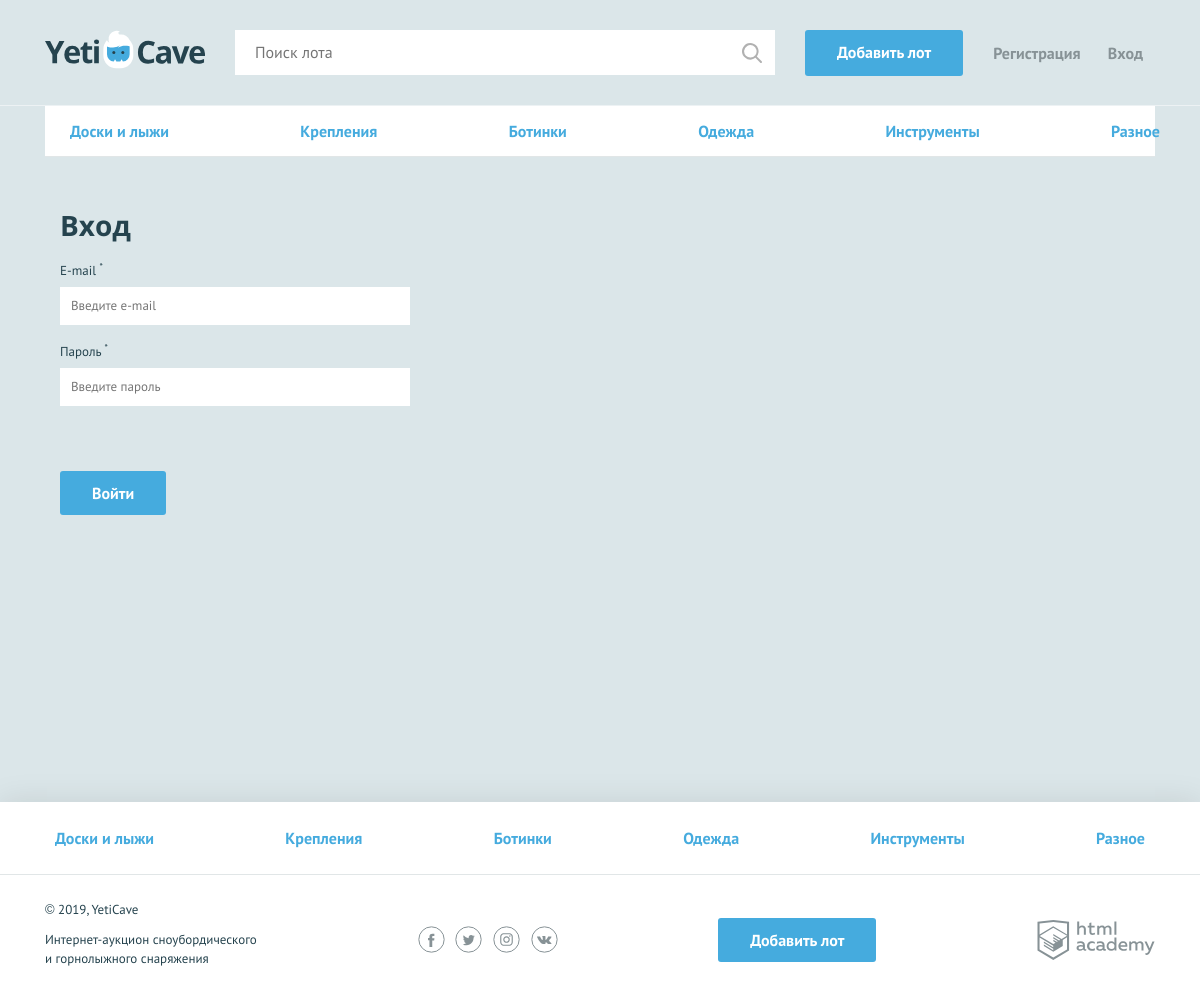
Page /signin.php on the committed database.
### tables this page shows
CREATE TABLE categories (
  id INT AUTO_INCREMENT PRIMARY KEY,
  character_code VARCHAR(128) UNIQUE,
  name_category VARCHAR(128)
);

### helpers.php (called while the page is built, shortened)
<?php
function include_template($name, array $data = []) {
    $name = 'templates/' . $name;
    extract($data);
    require $name;
    return ob_get_clean();
}

### models.php (called while the page is built, shortened)
<?php
 $sql_cat = "SELECT * FROM categories";

### functions.php (called while the page is built, shortened)
<?php
function get_data($con,$sql)
{
    $result = mysqli_query($con, $sql);
    if ($result) {
      return mysqli_fetch_all($result, MYSQLI_ASSOC);
    } else {
        $error = mysqli_error($con);
    }
};

### init.php (called while the page is built, shortened)
<?php
$is_auth = !empty($_SESSION["name"]);

### templates/signin.php (the view, shortened to what this page needs)
<main>
    <nav class="nav">
        <ul class="nav__list container">
        <?php foreach ($categories as $category): ?>
            <li class="nav__item">
                <a href="pages/all-lots.html"><?= $category["name_category"]; ?></a>
            </li>
            <?php endforeach; ?>
        </ul>
    </nav>
<?php $classname = isset($errors) ? "form--invalid" : ""; ?>
<form class="form container <?= $classname; ?>" action="signin.php" method="post">
      <h2>Вход</h2>
      <?php $classname = isset($errors["email"]) ? "form__item--invalid" : ""; ?>
      <div class="form__item <?= $classname; ?>">
        <label for="email">E-mail <sup>*</sup></label>
        <input id="email" type="text" name="email" placeholder="Введите e-mail" value="<?= $user_info['email'] ;?>">
      </div>
      <?php $classname = isset($errors["password"]) ? "form__item--invalid" : ""; ?>
      <div class="form__item form__item--last <?= $classname; ?>">
        <label for="password">Пароль <sup>*</sup></label>
        <input id="password" type="password" name="password" placeholder="Введите пароль" value="<?= $user_info['password']; ?>">
      </div>
      <button type="submit" class="button">Войти</button>
</form>
</main>

### templates/layout.php (shortened to what this page needs)
<!DOCTYPE html>
<html lang="ru">
<head>
    <link href="../css/normalize.min.css" rel="stylesheet">
    <link href="../css/style.css" rel="stylesheet">
</head>
<body>
<div class="page-wrapper">
<header class="main-header">
    <div class="main-header__container container">
        <a class="main-header__logo">
            <img src="../img/logo.svg" width="160" height="39" alt="Логотип компании YetiCave">
        </a>
        <form class="main-header__search" method="get" action="search.php" autocomplete="off">
            <input type="search" name="search" value="<?= $search; ?>" placeholder="Поиск лота">
            <input class="main-header__search-btn" type="submit" name="find" value="Найти">
        </form>
        <a class="main-header__add-lot button" href="add.php">Добавить лот</a>
        <nav class="user-menu">
        <?php if($is_auth): ?>
            <div class="user-menu__logged">
             <p><?=$_SESSION['name'] ?></p>
             <a class="user-menu__bets" href="pages/my-bets.html">Мои ставки</a>
             <a class="user-menu__logout" href="logout.php">Выход</a>
            </div>
         <?php else: ?>
         <ul class="user-menu__list">
            <li class="user-menu__item">
               <a href="signup.php">Регистрация</a>
            </li>
            <li class="user-menu__item">
               <a href="signin.php">Вход</a>
            </li>
         </ul>
        <?php endif; ?>
        </nav>
    </div>
</header>
<main class="container"><?= $content; ?> </main>
</div>
<footer class="main-footer">
    <nav class="nav">
        <ul class="nav__list container">
            <?php foreach($categories as $categori): ?>
            <li class="nav__item">
                <a href="pages/all-lots.html"><?=$categori['name_category']; ?></a>
            </li>
            <?php endforeach; ?>
        </ul>
    </nav>
    <div class="main-footer__bottom container">
        <div class="main-footer__copyright">
            <p>© 2019, YetiCave</p>
            <p>Интернет-аукцион сноубордического и горнолыжного снаряжения</p>
        </div>
        <div class="main-footer__social social">
            <a class="social__link social__link--facebook" href="#">
            </a>
            <a class="social__link social__link--twitter" href="#">
            </a>
            <a class="social__link social__link--instagram" href="#">
            </a>
            <a class="social__link social__link--vkontakte" href="#">
            </a>
        </div>
        <a class="main-footer__add-lot button" href="add-lot.html">Добавить лот</a>
        <div class="main-footer__developed-by">
            <a class="logo-academy" href="https://htmlacademy.ru/intensive/php">
            </a>
        </div>
    </div>
</footer>
</body>
</html>

### css/style.css (style rules this page uses)
html, body { height: 100%; }
.page-wrapper { display: flex; flex-direction: column; min-height: 100%; margin-bottom: -202px; }
.page-wrapper::after { content: ""; display: block; }
.page-wrapper::after { height: 85px; }
main { margin-bottom: 202px; }
body { min-width: 1140px; background-color: #dbe6e9; font-family: "PT Sans", sans-serif; font-weight: 400; font-size: 16px; line-height: 26px; color: #25434e; }
a { text-decoration: none; }
h2 { margin: 0; font-family: "Open Sans", sans-serif; font-size: 28px; line-height: 35px; font-weight: 700; }
.container { width: 1110px; margin: 0 auto; padding: 0 15px; }
main.container { margin-bottom: 202px; }
.button { display: block; padding: 9px 32px; background-color: #45abde; color: #ffffff; text-align: center; font-weight: 700; border: none; border-radius: 3px; }
.main-header { padding: 30px 0 29px; border-bottom: 1px solid rgba(255, 255, 255, 0.5); }
.main-header__container { display: -webkit-flex; display: -ms-flexbox; display: flex; -webkit-justify-content: flex-start; -ms-flex-pack: start; justify-content: flex-start; }
.main-header__logo { display: block; margin-right: 30px; }
.main-header__search { position: relative; width: 540px; margin-right: 30px; }
.main-header__search input[type="search"] { width: 100%; padding: 8px 19px 9px 19px; border: 1px solid #ffffff; }
.main-header__search-btn { content: ""; position: absolute; top: 3px; right: 3px; width: 20px; height: 20px; padding: 20px; background: url("../img/search.svg") center no-repeat; opacity: 0.3; border: 0; font-size: 0; }
.main-header__add-lot { max-width: 160px; margin-right: 30px; }
.user-menu__list { display: -webkit-flex; display: -ms-flexbox; display: flex; -webkit-justify-content: space-between; -ms-flex-pack: justify; justify-content: space-between; -webkit-flex-wrap: wrap; -ms-flex-wrap: wrap; flex-wrap: wrap; width: 150px; margin: 0; margin-top: 10px; padding: 0; list-style: none; }
.user-menu__item a { color: #879296; font-weight: 700; }
.user-menu { display: -webkit-flex; display: -ms-flexbox; display: flex; }
.main-footer { background-color: #ffffff; box-shadow: 0 0 30px 0 rgba(0, 0, 0, 0.1); }
.main-footer__bottom { display: -webkit-flex; display: -ms-flexbox; display: flex; -webkit-justify-content: space-between; -ms-flex-pack: justify; justify-content: space-between; -webkit-align-items: center; -ms-flex-align: center; align-items: center; padding: 25px 0; }
.main-footer__copyright { max-width: 212px; }
.main-footer__copyright p { margin: 0; margin-bottom: 11px; font-size: 13px; line-height: 19px; }
.main-footer__social { width: 140px; }
.social { display: -webkit-flex; display: -ms-flexbox; display: flex; -webkit-justify-content: space-between; -ms-flex-pack: justify; justify-content: space-between; -webkit-flex-wrap: wrap; -ms-flex-wrap: wrap; flex-wrap: wrap; }
.social__link { width: 27px; height: 27px; }
.logo-academy { display: block; width: 118px; height: 40px; }
.nav { background-color: #ffffff; border-bottom: 1px solid #e1e6e7; }
.nav__list { display: -webkit-flex; display: -ms-flexbox; display: flex; -webkit-justify-content: space-between; -ms-flex-pack: justify; justify-content: space-between; -webkit-flex-wrap: wrap; -ms-flex-wrap: wrap; flex-wrap: wrap; list-style: none; }
.nav__item a { position: relative; display: block; padding: 12px 10px; font-weight: 700; color: #45abde; }
.nav__item a::before { content: ""; display: none; position: absolute; bottom: 0; width: calc(100% - 20px); height: 3px; background-color: #e2e5e6; }
.main-footer .nav__item a { padding: 23px 10px; }
.form { padding-top: 51px; }
.form h2 { padding-bottom: 15px; }
.form__item { width: 350px; margin: 0; margin-bottom: 14px; font-size: 13px; }
.form__item label { display: block; margin-bottom: 3px; }
.form__item input, .form__item textarea { display: block; width: 100%; padding: 5px 10px; border: 1px solid #ffffff; box-sizing: border-box; }
.form__item--last { margin-bottom: 65px; }
.form .button { display: inline-block; vertical-align: middle; margin-right: 20px; }

### rows in the picture
categories: name_category "Доски и лыжи"
categories: name_category "Крепления"
categories: name_category "Ботинки"
categories: name_category "Одежда"
categories: name_category "Инструменты"
categories: name_category "Разное"
